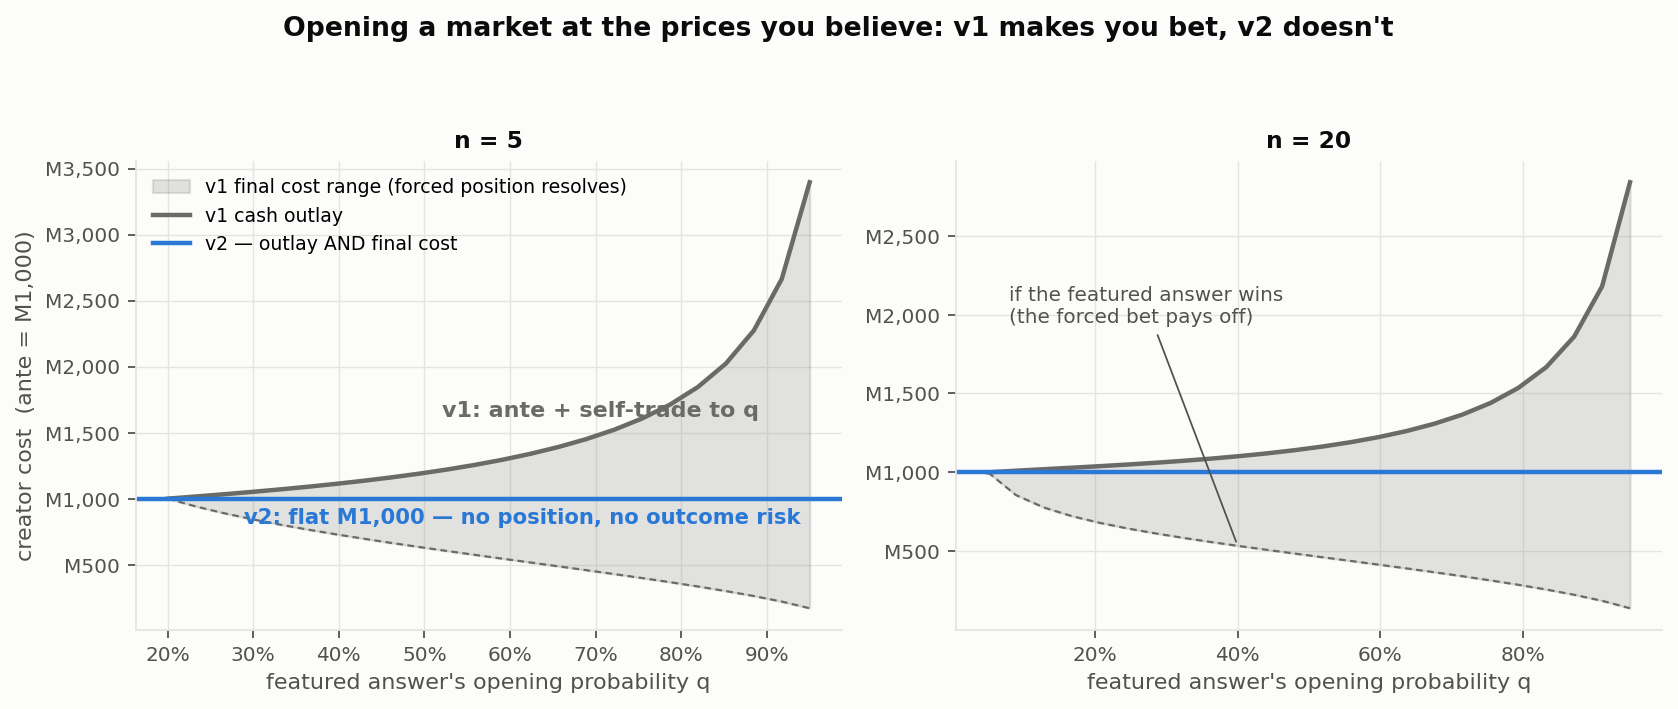

This chart was generated by the following Python code:
#!/usr/bin/env python3
"""Figure A1 — what it costs a creator to OPEN a market at the prices they believe.

SCENARIO: sum-to-one multi-choice, ante M1,000, one featured answer opened at q
(the rest split the remainder equally). Two panels: n = 5 and n = 20.

  v2: creation takes a probability profile directly (cpmmMulti2SumToOnePools).
      Outlay = ante; the creator holds no position, so the final cost after
      resolution (pool exhausted, no liquidity returned) is the ante regardless
      of the outcome.

  v1: creation is pinned to uniform 1/n. To open at q the creator must ALSO
      self-trade the featured answer up through auto-arb — extra cash, and it
      leaves them holding YES shares, a forced position. Final cost after
      resolution: ante + spend if the featured answer loses; ante + spend −
      shares if it wins. The shaded band is outcome risk the mechanism imposes.

All v1 numbers come from the reference implementation's auto-arb simulator via
scenarios.v1_self_trade_to_profile. For custom profiles (not just one featured
answer), run scenarios.py directly:  python scenarios.py --profile 0.55,0.25,...
"""

from __future__ import annotations

import numpy as np
import matplotlib.pyplot as plt

import figstyle as st
import scenarios as sc

ANTE = 1000.0


def panel(ax, n: int, q_max: float) -> dict:
    q_grid = np.linspace(1 / n, q_max, 24)
    outlay, fmin, fmax = [], [], []
    for q in q_grid:
        if abs(q - 1 / n) < 1e-9:
            r = {"outlay": ANTE, "final_min": ANTE, "final_max": ANTE}
        else:
            r = sc.v1_self_trade_to_profile(sc.featured_profile(float(q), n), ANTE)
        outlay.append(r["outlay"])
        fmin.append(r["final_min"])
        fmax.append(r["final_max"])
    outlay, fmin, fmax = map(np.array, (outlay, fmin, fmax))

    # v2 sanity at a few profiles: funding identity holds
    for q in (0.3, 0.6, 0.9):
        prof = sc.featured_profile(q, n)
        pools = sc.v2_sum_to_one_pools(prof, ANTE)
        assert abs(sc.worst_case_payout(pools) - ANTE) < 1e-6

    ax.fill_between(q_grid, fmin, fmax, color=st.V1, alpha=st.BAND_ALPHA,
                    label="v1 final cost range (forced position resolves)")
    ax.plot(q_grid, outlay, color=st.V1, label="v1 cash outlay")
    ax.plot(q_grid, fmin, color=st.V1, lw=1.0, ls=(0, (3, 2)))
    ax.axhline(ANTE, color=st.V2, label="v2 — outlay AND final cost")
    ax.set_title(f"n = {n}", fontsize=10.5)
    ax.set_xlabel("featured answer's opening probability q")
    st.pct(ax, "x")
    st.despine(ax)

    from matplotlib.ticker import FuncFormatter
    ax.yaxis.set_major_formatter(FuncFormatter(lambda v, _: f"M{v:,.0f}"))
    return {"q": q_grid, "outlay": outlay, "fmin": fmin, "fmax": fmax}


def main() -> None:
    st.apply()
    fig, (ax5, ax20) = plt.subplots(1, 2, figsize=(10.6, 4.5))

    d5 = panel(ax5, 5, 0.95)
    d20 = panel(ax20, 20, 0.95)

    ax5.set_ylabel("creator cost  (ante = M1,000)")
    ax5.legend(loc="upper left", fontsize=8.5)

    ax5.annotate("v1: ante + self-trade to q", xy=(0.52, 1620), color=st.V1,
                 fontsize=10, fontweight="bold")
    ax5.annotate("v2: flat M1,000 — no position, no outcome risk",
                 xy=(0.94, 935), color=st.V2, fontsize=9.5, fontweight="bold",
                 ha="right", va="top")
    ax20.annotate("if the featured answer wins\n(the forced bet pays off)",
                  xy=(0.40, float(np.interp(0.40, d20["q"], d20["fmin"]))),
                  xytext=(0.08, 1950), **st.ANNOT_KW,
                  arrowprops=dict(arrowstyle="-", color=st.INK_2, lw=0.8))

    fig.suptitle("Opening a market at the prices you believe: v1 makes you bet, v2 doesn't",
                 fontsize=12, fontweight="bold", color=st.INK)
    fig.tight_layout(rect=(0, 0, 1, 0.93))
    st.save(fig, "fig_creation_cost")

    for n, d in ((5, d5), (20, d20)):
        i = int(np.argmin(np.abs(d["q"] - 0.9)))
        print(f"n={n}: q={d['q'][i]:.2f} v1 outlay M{d['outlay'][i]:,.0f} "
              f"final [M{d['fmin'][i]:,.0f}, M{d['fmax'][i]:,.0f}]  v2 M{ANTE:,.0f}")

    overlay(d5, d20)


def overlay(d5: dict, d20: dict) -> None:
    """Companion: v1 outlay only, n = 3/5/20 overlaid — the n-insensitivity claim."""
    fig, ax = plt.subplots(figsize=(7.0, 4.2))
    # n=3 computed fresh; 5 and 20 reuse the panel data
    q3 = np.linspace(1 / 3, 0.95, 24)
    o3 = np.array([ANTE if abs(q - 1 / 3) < 1e-9 else
                   sc.v1_self_trade_to_profile(sc.featured_profile(float(q), 3), ANTE)["outlay"]
                   for q in q3])
    ax.plot(q3, o3, color=st.V1, ls=(0, (5, 2)), label="v1 outlay, n = 3")
    ax.plot(d5["q"], d5["outlay"], color=st.V1, label="v1 outlay, n = 5")
    ax.plot(d20["q"], d20["outlay"], color=st.V1, ls=(0, (1, 1.5)), label="v1 outlay, n = 20")
    ax.axhline(ANTE, color=st.V2, label="v2 (any n)")
    ax.annotate("the v1 penalty is about the target price,\nnot the answer count",
                xy=(0.28, 2200), **st.ANNOT_KW)
    ax.set_xlabel("featured answer's opening probability q")
    ax.set_ylabel("creator cash outlay  (ante = M1,000)")
    ax.set_title("v1 creation overhead barely depends on n")
    from matplotlib.ticker import FuncFormatter
    ax.yaxis.set_major_formatter(FuncFormatter(lambda v, _: f"M{v:,.0f}"))
    st.pct(ax, "x")
    st.despine(ax)
    ax.legend(loc="upper left", fontsize=8.5)
    st.save(fig, "fig_creation_cost_overlay")


if __name__ == "__main__":
    main()
